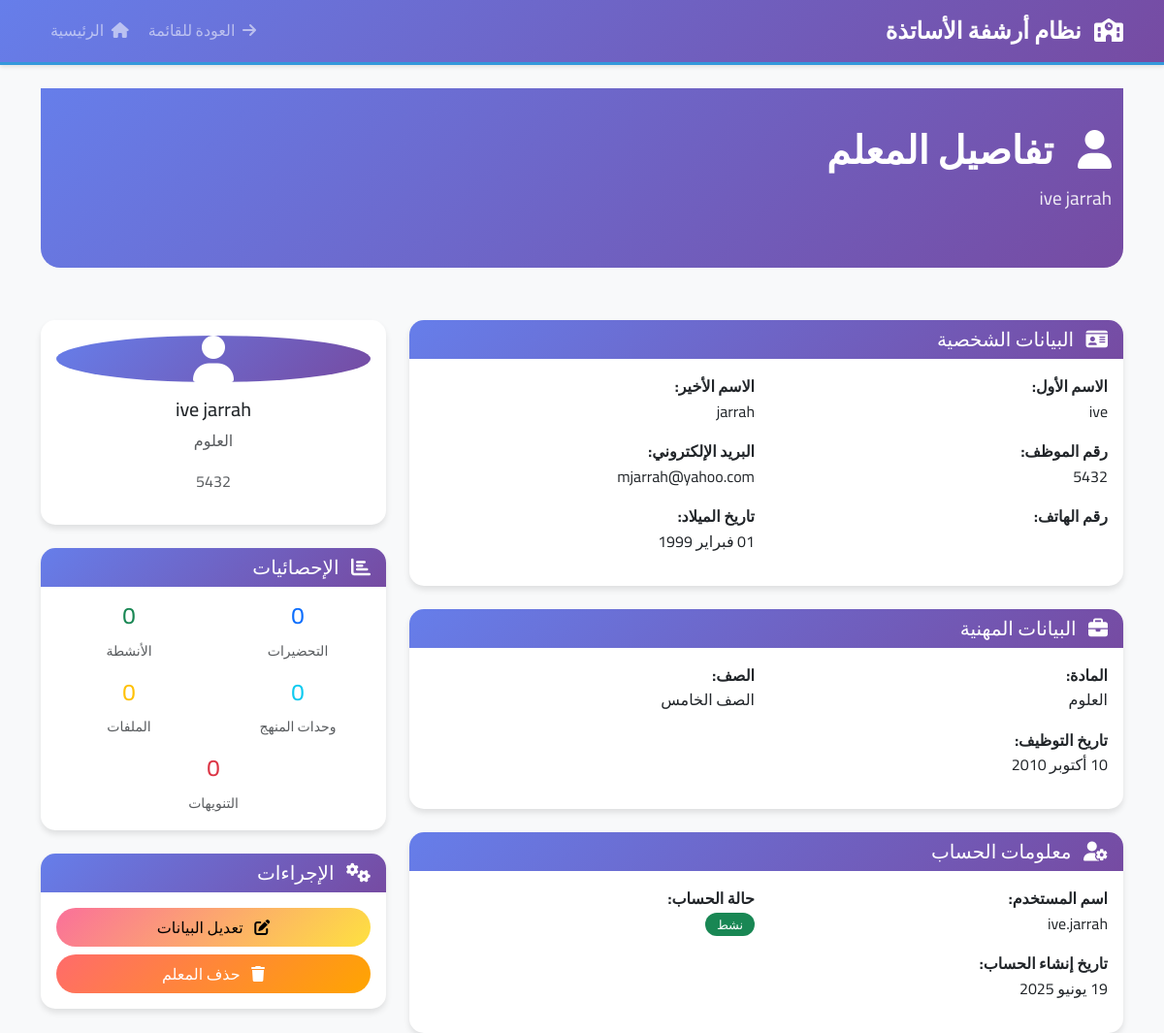
The app's page /teachers/view.php?id=22 (signed in) with its own data.
### tables this page shows
CREATE TABLE teachers (
            id INTEGER PRIMARY KEY AUTOINCREMENT,
            user_id INTEGER UNIQUE,
            employee_id VARCHAR(20) UNIQUE,
            first_name VARCHAR(50) NOT NULL,
            last_name VARCHAR(50) NOT NULL,
            email VARCHAR(100),
            phone VARCHAR(20),
            address TEXT,
            hire_date DATE,
            birth_date DATE,
            national_id VARCHAR(20),
            subject VARCHAR(100),
            grade_level VARCHAR(50),
            photo VARCHAR(255),
            is_present INTEGER DEFAULT 0,
            created_at DATETIME DEFAULT CURRENT_TIMESTAMP,
            updated_at DATETIME DEFAULT CURRENT_TIMESTAMP,
            FOREIGN KEY (user_id) REFERENCES users(id) ON DELETE CASCADE
        );

CREATE TABLE users (
            id INTEGER PRIMARY KEY AUTOINCREMENT,
            username VARCHAR(50) UNIQUE NOT NULL,
            password VARCHAR(255) NOT NULL,
            role VARCHAR(20) DEFAULT 'teacher' CHECK (role IN ('admin', 'teacher')),
            is_active INTEGER DEFAULT 1,
            created_at DATETIME DEFAULT CURRENT_TIMESTAMP,
            updated_at DATETIME DEFAULT CURRENT_TIMESTAMP
        );

### config/database.php (called while the page is built, shortened)
<?php
class Database {
    private $db;
    private $dbPath;
    public function __construct($dbPath = null) {
        $this->dbPath = $dbPath ?? (defined('DB_PATH') ? DB_PATH : 'C:\xampp\htdocs\school-system\database\school_archive.db');
        $this->createTables();
    }
    private function connect() {
        try {
            $dir = dirname($this->dbPath);
            $this->db = new PDO('sqlite:' . $this->dbPath);
            $this->db->setAttribute(PDO::ATTR_ERRMODE, PDO::ERRMODE_EXCEPTION);
            $this->db->exec('PRAGMA foreign_keys = ON');
        } catch (PDOException $e) {
            die('خطأ في الاتصال بقاعدة البيانات: ' . $e->getMessage());
        }
    }
    private function createTables() {
        try {
            $this->db->exec($sql);
            $this->insertDefaultData();
        } catch (PDOException $e) {
            die('خطأ في إنشاء الجداول: ' . $e->getMessage());
        }
    }
    private function insertDefaultData() {
        $stmt = $this->db->prepare("SELECT COUNT(*) FROM users WHERE role = 'admin'");
        $stmt->execute();
        $adminCount = $stmt->fetchColumn();
        $stmt = $this->db->prepare("SELECT COUNT(*) FROM subjects");
        $stmt->execute();
        $subjectsCount = $stmt->fetchColumn();
        $stmt = $this->db->prepare("SELECT COUNT(*) FROM grades");
        $stmt->execute();
        $gradesCount = $stmt->fetchColumn();
    }
    public function query($sql, $params = []) {
        try {
            $stmt = $this->db->prepare($sql);
            $stmt->execute($params);
            return $stmt;
        } catch (PDOException $e) {
            throw new Exception('خطأ في تنفيذ الاستعلام: ' . $e->getMessage());
        }
    }
}
?>

### config/config.php (called while the page is built, shortened)
<?php
require_once __DIR__ . '/database.php';
function formatDateArabic($date) {
    $months = [
        1 => 'يناير', 2 => 'فبراير', 3 => 'مارس', 4 => 'أبريل',
        5 => 'مايو', 6 => 'يونيو', 7 => 'يوليو', 8 => 'أغسطس',
        9 => 'سبتمبر', 10 => 'أكتوبر', 11 => 'نوفمبر', 12 => 'ديسمبر'
    ];
    $timestamp = strtotime($date);
    $day = date('d', $timestamp);
    $month = $months[(int)date('m', $timestamp)];
    $year = date('Y', $timestamp);
    return "$day $month $year";
}
try {
    $db = new Database(DB_PATH);
} catch (Exception $e) {
    die('خطأ في الاتصال بقاعدة البيانات: ' . $e->getMessage());
}
?>

### teachers/view.php (the view, shortened to what this page needs)
<?php
require_once '../config/config.php';
$teacherId = (int)($_GET['id'] ?? 0);
try {
    $stmt = $db->query("SELECT t.*, u.username, u.is_active, u.created_at as user_created_at
                       FROM teachers t
                       LEFT JOIN users u ON t.user_id = u.id
                       WHERE t.id = ?", [$teacherId]);
    $teacher = $stmt->fetch(PDO::FETCH_ASSOC);
    $stats = [];
    $stmt = $db->query("SELECT COUNT(*) FROM daily_preparations WHERE teacher_id = ?", [$teacherId]);
    $stats['preparations'] = $stmt->fetchColumn();
    $stmt = $db->query("SELECT COUNT(*) FROM activities WHERE teacher_id = ?", [$teacherId]);
    $stats['activities'] = $stmt->fetchColumn();
    $stmt = $db->query("SELECT COUNT(*) FROM curriculum_progress WHERE teacher_id = ?", [$teacherId]);
    $stats['curriculum'] = $stmt->fetchColumn();
    $stmt = $db->query("SELECT COUNT(*) FROM files WHERE teacher_id = ?", [$teacherId]);
    $stats['files'] = $stmt->fetchColumn();
    $stmt = $db->query("SELECT COUNT(*) FROM warnings WHERE teacher_id = ?", [$teacherId]);
    $stats['warnings'] = $stmt->fetchColumn();
} catch (Exception $e) {
    showMessage('خطأ في جلب بيانات المعلم', 'error');
    redirect('list.php');
}
?>
<!DOCTYPE html>
<html lang="ar" dir="rtl">
<head>
    <link href="https://cdn.jsdelivr.net/npm/bootstrap@5.3.0/dist/css/bootstrap.rtl.min.css" rel="stylesheet">
    <link href="https://cdnjs.cloudflare.com/ajax/libs/font-awesome/6.4.0/css/all.min.css" rel="stylesheet">
    <link href="../assets/css/style.css" rel="stylesheet">
</head>
<body>
    <nav class="navbar navbar-expand-lg navbar-dark bg-primary">
        <div class="container">
            <a class="navbar-brand" href="../index.php">
                <i class="fas fa-school me-2"></i>
                <?php echo APP_NAME; ?>
            </a>
            <div class="navbar-nav ms-auto">
                <a class="nav-link" href="list.php">
                    <i class="fas fa-arrow-right me-1"></i>
                    العودة للقائمة
                </a>
                <a class="nav-link" href="../index.php">
                    <i class="fas fa-home me-1"></i>
                    الرئيسية
                </a>
            </div>
        </div>
    </nav>
    <div class="container mt-4">
        <div class="row mb-4">
            <div class="col-12">
                <div class="page-header">
                    <div class="container">
                        <h1 class="page-title">
                            <i class="fas fa-user me-3"></i>
                            تفاصيل المعلم
                        </h1>
                        <p class="page-subtitle"><?php echo htmlspecialchars($teacher['first_name'] . ' ' . $teacher['last_name']); ?></p>
                    </div>
                </div>
            </div>
        </div>
        <div class="row">
            <div class="col-lg-8">
                <div class="card mb-4">
                    <div class="card-header">
                        <h5 class="card-title mb-0">
                            <i class="fas fa-id-card me-2"></i>
                            البيانات الشخصية
                        </h5>
                    </div>
                    <div class="card-body">
                        <div class="row">
                            <div class="col-md-6 mb-3">
                                <strong>الاسم الأول:</strong>
                                <p class="mb-0"><?php echo htmlspecialchars($teacher['first_name']); ?></p>
                            </div>
                            <div class="col-md-6 mb-3">
                                <strong>الاسم الأخير:</strong>
                                <p class="mb-0"><?php echo htmlspecialchars($teacher['last_name']); ?></p>
                            </div>
                            <div class="col-md-6 mb-3">
                                <strong>رقم الموظف:</strong>
                                <p class="mb-0"><?php echo htmlspecialchars($teacher['employee_id']); ?></p>
                            </div>
                            <div class="col-md-6 mb-3">
                                <strong>البريد الإلكتروني:</strong>
                                <p class="mb-0"><?php echo htmlspecialchars($teacher['email']); ?></p>
                            </div>
                            <div class="col-md-6 mb-3">
                                <strong>رقم الهاتف:</strong>
                            </div>
                            <div class="col-md-6 mb-3">
                                <strong>تاريخ الميلاد:</strong>
                                <p class="mb-0"><?php echo $teacher['birth_date'] ? formatDateArabic($teacher['birth_date']) : '-'; ?></p>
                            </div>
                        </div>
                    </div>
                </div>
                <div class="card mb-4">
                    <div class="card-header">
                        <h5 class="card-title mb-0">
                            <i class="fas fa-briefcase me-2"></i>
                            البيانات المهنية
                        </h5>
                    </div>
                    <div class="card-body">
                        <div class="row">
                            <div class="col-md-6 mb-3">
                                <strong>المادة:</strong>
                                <p class="mb-0"><?php echo htmlspecialchars($teacher['subject']); ?></p>
                            </div>
                            <div class="col-md-6 mb-3">
                                <strong>الصف:</strong>
                                <p class="mb-0"><?php echo htmlspecialchars($teacher['grade_level']); ?></p>
                            </div>
                            <div class="col-md-6 mb-3">
                                <strong>تاريخ التوظيف:</strong>
                                <p class="mb-0"><?php echo $teacher['hire_date'] ? formatDateArabic($teacher['hire_date']) : '-'; ?></p>
                            </div>
                        </div>
                    </div>
                </div>
                <div class="card">
                    <div class="card-header">
                        <h5 class="card-title mb-0">
                            <i class="fas fa-user-cog me-2"></i>
                            معلومات الحساب
                        </h5>
                    </div>
                    <div class="card-body">
                        <?php if ($teacher['username']): ?>
                        <div class="row">
                            <div class="col-md-6 mb-3">
                                <strong>اسم المستخدم:</strong>
                                <p class="mb-0"><?php echo htmlspecialchars($teacher['username']); ?></p>
                            </div>
                            <div class="col-md-6 mb-3">
                                <strong>حالة الحساب:</strong>
                                <p class="mb-0">
                                    <?php if ($teacher['is_active']): ?>
                                    <span class="badge bg-success">نشط</span>
                                    <?php else: ?>
                                    <span class="badge bg-danger">غير نشط</span>
                                    <?php endif; ?>
                                </p>
                            </div>
                            <div class="col-md-6 mb-3">
                                <strong>تاريخ إنشاء الحساب:</strong>
                                <p class="mb-0"><?php echo formatDateArabic($teacher['user_created_at']); ?></p>
                            </div>
                        </div>
                        <?php endif; ?>
                    </div>
                </div>
            </div>
            <div class="col-lg-4">
                <div class="card mb-4">
                    <div class="card-body text-center">
                        <div class="avatar-xl bg-primary text-white rounded-circle d-flex align-items-center justify-content-center mx-auto mb-3">
                            <i class="fas fa-user fa-3x"></i>
                        </div>
                        <h5><?php echo htmlspecialchars($teacher['first_name'] . ' ' . $teacher['last_name']); ?></h5>
                        <p class="text-muted"><?php echo htmlspecialchars($teacher['subject']); ?></p>
                        <p class="text-muted"><?php echo htmlspecialchars($teacher['employee_id']); ?></p>
                    </div>
                </div>
                <div class="card mb-4">
                    <div class="card-header">
                        <h5 class="card-title mb-0">
                            <i class="fas fa-chart-bar me-2"></i>
                            الإحصائيات
                        </h5>
                    </div>
                    <div class="card-body">
                        <div class="row text-center">
                            <div class="col-6 mb-3">
                                <h4 class="text-primary"><?php echo $stats['preparations']; ?></h4>
                                <small class="text-muted">التحضيرات</small>
                            </div>
                            <div class="col-6 mb-3">
                                <h4 class="text-success"><?php echo $stats['activities']; ?></h4>
                                <small class="text-muted">الأنشطة</small>
                            </div>
                            <div class="col-6 mb-3">
                                <h4 class="text-info"><?php echo $stats['curriculum']; ?></h4>
                                <small class="text-muted">وحدات المنهج</small>
                            </div>
                            <div class="col-6 mb-3">
                                <h4 class="text-warning"><?php echo $stats['files']; ?></h4>
                                <small class="text-muted">الملفات</small>
                            </div>
                            <div class="col-12">
                                <h4 class="text-danger"><?php echo $stats['warnings']; ?></h4>
                                <small class="text-muted">التنويهات</small>
                            </div>
                        </div>
                    </div>
                </div>
                <div class="card">
                    <div class="card-header">
                        <h5 class="card-title mb-0">
                            <i class="fas fa-cogs me-2"></i>
                            الإجراءات
                        </h5>
                    </div>
                    <div class="card-body">
                        <div class="d-grid gap-2">
                            <a href="edit.php?id=<?php echo $teacher['id']; ?>" class="btn btn-warning">
                                <i class="fas fa-edit me-2"></i>
                                تعديل البيانات
                            </a>
                            <button type="button" class="btn btn-danger btn-delete"
                                    data-teacher-id="<?php echo $teacher['id']; ?>"
                                    data-item-name="<?php echo htmlspecialchars($teacher['first_name'] . ' ' . $teacher['last_name']); ?>">
                                <i class="fas fa-trash me-2"></i>
                                حذف المعلم
                            </button>
                        </div>
                    </div>
                </div>
            </div>
        </div>
    </div>
</body>
</html>

### records on screen
teachers: first_name+last_name "ive jarrah", first_name "ive", last_name "jarrah", employee "5432", email "mjarrah@yahoo.com", birth_date "01 فبراير 1999", subject "العلوم", grade_level "الصف الخامس", hire_date "10 أكتوبر 2010", user.username "ive.jarrah", user.created_at "19 يونيو 2025"

### other values on screen
APP_NAME "نظام أرشفة الأساتذة"
$stats['preparations'] "0"
$stats['activities'] "0"
$stats['curriculum'] "0"
$stats['files'] "0"
$stats['warnings'] "0"
